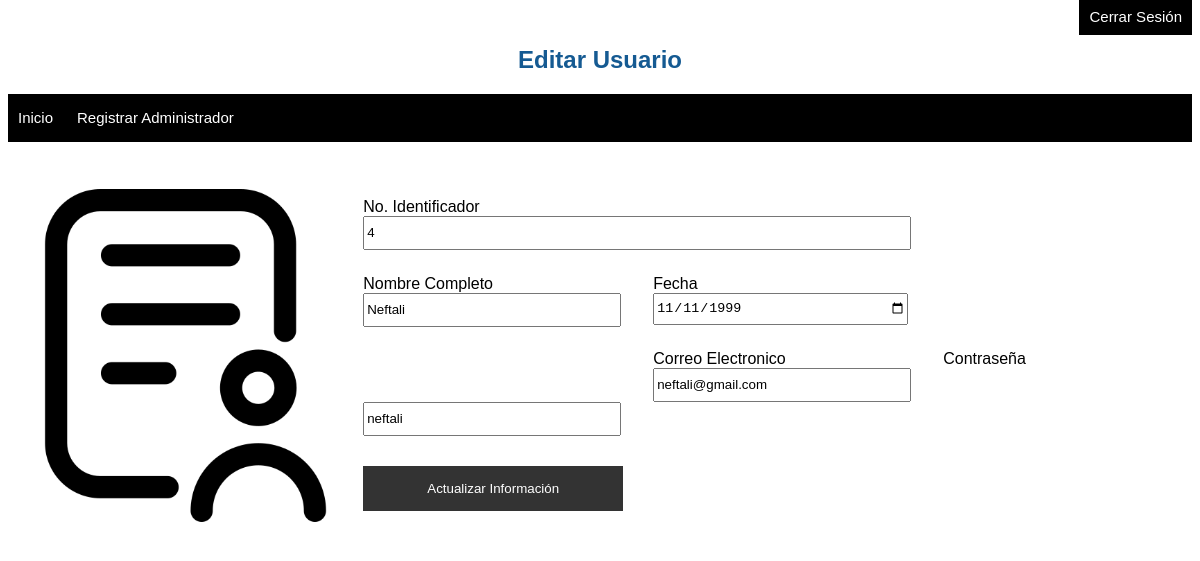
The app's page /php/editar_admin.php?id=4 (signed in) with its own data.
### tables this page shows
CREATE TABLE `usuarios` (
  `id` int(11) NOT NULL,
  `nombrec` varchar(40) NOT NULL,
  `fecha` date NOT NULL,
  `correo` varchar(40) NOT NULL,
  `pass` varchar(40) NOT NULL
);

### php/editar_admin.php (the view, shortened to what this page needs)
<?php
$id = $_GET["id"];
include_once "../bd/base_de_datos.php";
$sentencia = $base_de_datos->prepare("SELECT * FROM usuarios WHERE id = ?;");
$sentencia->execute([$id]);
$solicitud = $sentencia->fetch(PDO::FETCH_OBJ);
?>
<!DOCTYPE html>
<html lang="en">
<head>
    <link rel="stylesheet" href="../css/hoja_estilo.css">
</head>
<body>
<div class="nav-bg">
        <nav class="navegacion-principal">
            <a href="cerrar_sesion.php" class="enlace-logout" onclick="cerrar_sesion()">Cerrar Sesión</a>
        </nav>
    </div>
    <h2 class="usuarios-registrados">Editar Usuario</h2>
    <div class="menu-bienvenida">
        <a href="menu_bienvenida.php" class="registrar-admin">Inicio</a>
        <a href="#" class="registrar-admin" >Registrar Administrador</a>
    </div>
    <br><br>
    <div class="informacion">
        <div class="imagen-formulario">
            <img src="../images/formulario.png" alt="" class="imagen">
        </div>
        <div>
            <form action="actualizar_informacion.php" method="post" class="formulario-editar">
                <div class="id">
                    <label for="">No. Identificador</label>
                    <br>
                    <input type="text" value="<?php echo $solicitud->id ?>" name="id" id="" class="input-formulario-id" readonly>
                </div>
                <div class="nombrec">
                    <label for="">Nombre Completo</label>
                    <br>
                    <input type="text" value="<?php echo $solicitud->nombrec?>" name="nombrec" id="" class="input-formulario">
                </div>
                <div class="fecha">
                    <label for="">Fecha</label>
                    <br>
                    <input type="date" value="<?php echo $solicitud->fecha?>" name="fecha" id="" class="input-formulario">
                </div>
                <div class="correo">
                    <label for="">Correo Electronico</label>
                    <br>
                    <input type="email" value="<?php echo $solicitud->correo?>" name="correo" id="" class="input-formulario">
                </div>
                <div class="pass">
                    <label for="">Contraseña</label>
                    <br>
                    <input type="text" value="<?php echo $solicitud->pass?>" name="pass" id="" class="input-formulario">
                </div>
                <div class="submit">
                    <input type="submit" value="Actualizar Información" class="actualizar-datos">
                </div>
            </form>
        </div>
    </div>
</body>
</html>

### css/hoja_estilo.css (style rules this page uses)
a { padding: 10px; font-family: Arial, Helvetica, sans-serif; font-size: 15px; }
img { width: 100%; }
h2 { font-family: Arial, Helvetica, sans-serif; color:#155a92; }
.navegacion-principal { text-align: right; }
.enlace-logout { text-decoration: none; color: white; background-color: black; padding: 10px; margin: 0; }
.usuarios-registrados { text-align: center; }
.menu-bienvenida { width: 100%; background-color: black; padding: 15px 0px 15px 0px; display: block; }
.registrar-admin { color: white; text-decoration: none; }
.informacion { width: 100%; }
.imagen-formulario { float: left; width: 30%; }
.formulario-editar { padding: 20px; }
.id { padding-bottom: 25px; }
label { font-family: Arial, Helvetica, sans-serif; }
.input-formulario-id { width: 540px; height: 28px; outline: none; }
.nombrec,.correo { float: left; padding-right: 2rem; }
.correo,.pass { padding-top: 25px; }
.input-formulario { width: 250px; height: 28px; outline: none; }
.submit { padding-top: 30px; }
.actualizar-datos { height: 45px; width: 260px; background-color: rgba(0, 0, 0, .8); border: none; cursor: pointer; color: white; }

### records on screen
usuarios: id "4", nombrec "Neftali", fecha "11/11/1999", correo "neftali@gmail.com", pass "neftali"
